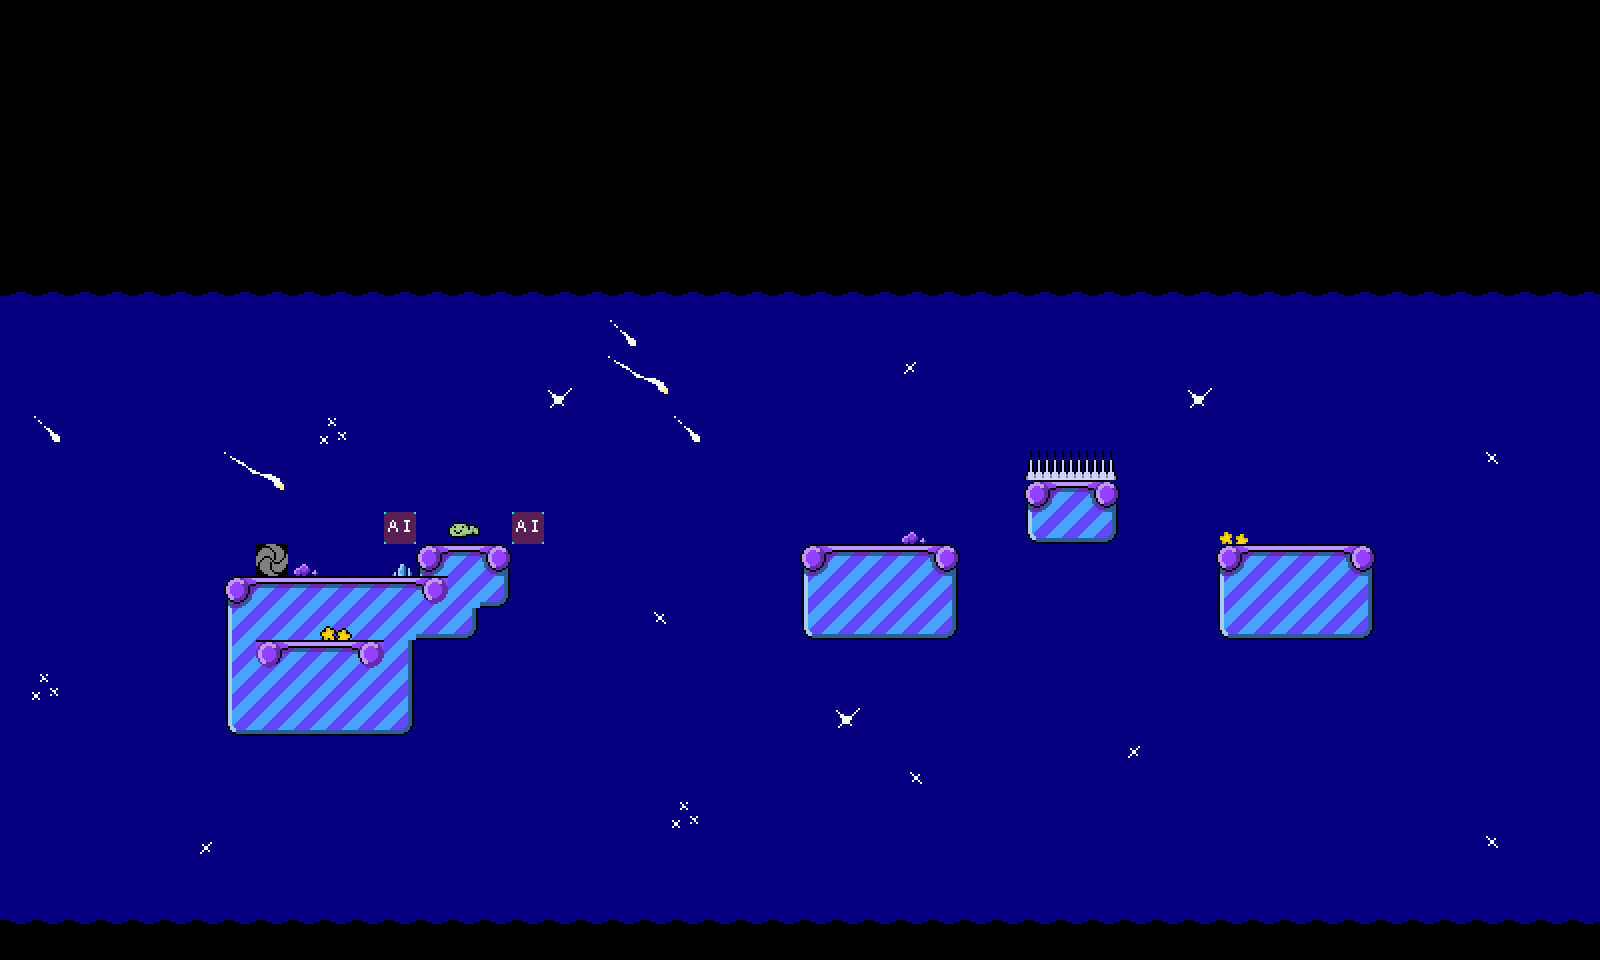

Below is a game level as drawn by its tile map, then a one-line description and the .tmx that defines it (tile-layer data replaced by summaries):
An orthogonal 50x30 tile map with 32x32 px tiles, 2 tile layers (Tile Layer 1, Tile Layer 2) and 3 objects.

<map version="1.0" orientation="orthogonal" renderorder="right-down" width="50" height="30" tilewidth="32" tileheight="32" nextobjectid="7">
 <tileset firstgid="1" name="World3Tiles" tilewidth="32" tileheight="32" tilecount="135">
  <image source="../sprites/World3Tiles.png" width="480" height="288" />
 </tileset>
 <layer name="Tile Layer 1" width="50" height="30">
  <data>[1500 cells, 1500 non-empty, 32 distinct tile ids]</data>
 </layer>
 <layer name="Tile Layer 2" width="50" height="30">
  <data>[1500 cells, 4 non-empty, 3 distinct tile ids]</data>
 </layer>
 <objectgroup name="Object Layer 1">
  <object id="1" gid="2" x="256" y="576" width="32" height="32">
   <properties>
    <property name="map" value="Stage1-6" />
    <property name="type" value="portal" />
   </properties>
  </object>
  <object id="2" gid="2" x="1280" y="544" width="32" height="32">
   <properties>
    <property name="map" value="Stage1-41" />
    <property name="type" value="portal" />
   </properties>
  </object>
  <object id="6" gid="5" x="320" y="576" width="32" height="32">
   <properties>
    <property name="text" value="Now, everything is disintegrating. Will there be anything? You have to get the final crystal!" />
    <property name="type" value="sign" />
   </properties>
  </object>
 </objectgroup>
</map>
